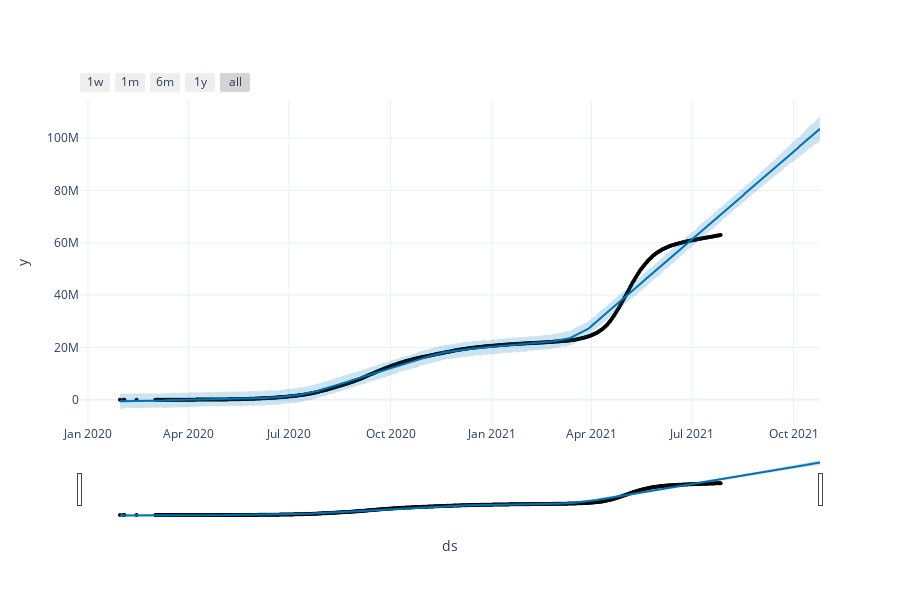

This figure's notebook cell:
### Code cell
fig = plot_plotly(model, forecast_india_conf) 

fig.update_layout(template='plotly_white')

iplot(fig)

### Figure 1 — Plotly figure (JSON) as saved in the notebook; plotly's stock layout.template omitted (floating-point values rounded to 4 significant figures; data arrays with more than 128 entries replaced by an {"elided": "..."} marker saying what was removed)
{"data": [{"marker": {"color": "black", "size": 4}, "mode": "markers", "name": "Actual", "type": "scatter", "x": {"elided": "517 str values"}, "y": {"elided": "517 int values"}}, {"hoverinfo": "skip", "line": {"width": 0}, "mode": "lines", "type": "scatter", "x": {"elided": "607 str values"}, "y": {"elided": "607 float values"}}, {"fill": "tonexty", "fillcolor": "rgba(0, 114, 178, 0.2)", "line": {"color": "#0072B2", "width": 2}, "mode": "lines", "name": "Predicted", "type": "scatter", "x": {"elided": "607 str values"}, "y": {"elided": "607 float values"}}, {"fill": "tonexty", "fillcolor": "rgba(0, 114, 178, 0.2)", "hoverinfo": "skip", "line": {"width": 0}, "mode": "lines", "type": "scatter", "x": {"elided": "607 str values"}, "y": {"elided": "607 float values"}}], "layout": {"height": 600, "showlegend": false, "width": 900, "xaxis": {"rangeselector": {"buttons": [{"count": 7, "label": "1w", "step": "day", "stepmode": "backward"}, {"count": 1, "label": "1m", "step": "month", "stepmode": "backward"}, {"count": 6, "label": "6m", "step": "month", "stepmode": "backward"}, {"count": 1, "label": "1y", "step": "year", "stepmode": "backward"}, {"step": "all"}]}, "rangeslider": {"visible": true}, "title": {"text": "ds"}, "type": "date"}, "yaxis": {"title": {"text": "y"}}}}
